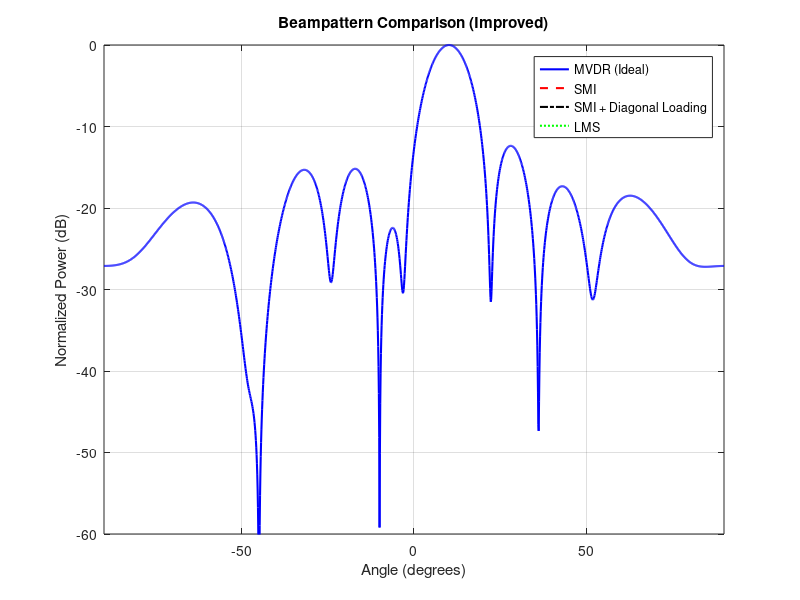

Source code (MATLAB):

% Updated Beampattern Comparison: MVDR, SMI, DL-SMI, LMS
clear; clc;

% Parameters
N = 10;
d = 0.5;
theta = -90:0.1:90;
theta0 = 10;
theta_jam = 45;
SNR_dB = 20;
INR_dB = 30;
snapshots = 1000;

a = @(angle_deg) exp(1j*2*pi*d*(0:N-1)'*sind(angle_deg));

% Signals
s = sqrt(10^(SNR_dB/10)) * (randn(1,snapshots) + 1j*randn(1,snapshots)) / sqrt(2);
j = sqrt(10^(INR_dB/10)) * (randn(1,snapshots) + 1j*randn(1,snapshots)) / sqrt(2);
noise = (randn(N,snapshots) + 1j*randn(N,snapshots)) / sqrt(2);

X = a(theta0) * s + a(theta_jam) * j + noise;
X = X ./ sqrt(mean(abs(X(:)).^2));  % Normalize input power

% True and estimated covariances
R_true = cov(X.');
R_hat = (X * X') / snapshots;
alpha = 0.1;
R_loaded = R_hat + alpha * eye(N);

% Desired steering vector
a_d = a(theta0);

% Beamformers
w_mvdr = (R_true \ a_d) / (a_d' * (R_true \ a_d));
w_smi  = (R_hat \ a_d) / (a_d' * (R_hat \ a_d));
w_dl   = (R_loaded \ a_d) / (a_d' * (R_loaded \ a_d));

% LMS adaptive update
mu = 0.05;
w_lms = zeros(N,1);
d_desired = s;
for n = 1:snapshots
    x_n = X(:,n);
    e = d_desired(n) - w_lms' * x_n;
    w_lms = w_lms + mu * x_n * conj(e);
end

% Beampatterns
P_mvdr = zeros(size(theta));
P_smi = zeros(size(theta));
P_dl = zeros(size(theta));
P_lms = zeros(size(theta));

for idx = 1:length(theta)
    a_theta = a(theta(idx));
    P_mvdr(idx) = abs(w_mvdr' * a_theta).^2;
    P_smi(idx)  = abs(w_smi'  * a_theta).^2;
    P_dl(idx)   = abs(w_dl'   * a_theta).^2;
    P_lms(idx)  = abs(w_lms'  * a_theta).^2;
end

% Normalize
P_mvdr = 10*log10(P_mvdr / max(P_mvdr));
P_smi  = 10*log10(P_smi  / max(P_mvdr));
P_dl   = 10*log10(P_dl   / max(P_mvdr));
P_lms  = 10*log10(P_lms  / max(P_mvdr));

% Plot
figure;
plot(theta, P_mvdr, 'b-', 'LineWidth', 1.5); hold on;
plot(theta, P_smi, 'r--', 'LineWidth', 1.5);
plot(theta, P_dl, 'k-.', 'LineWidth', 1.5);
plot(theta, P_lms, 'g:', 'LineWidth', 1.5);
legend('MVDR (Ideal)', 'SMI', 'SMI + Diagonal Loading', 'LMS');
xlabel('Angle (degrees)');
ylabel('Normalized Power (dB)');
title('Beampattern Comparison (Improved)');
grid on;
axis([-90 90 -60 0]);
